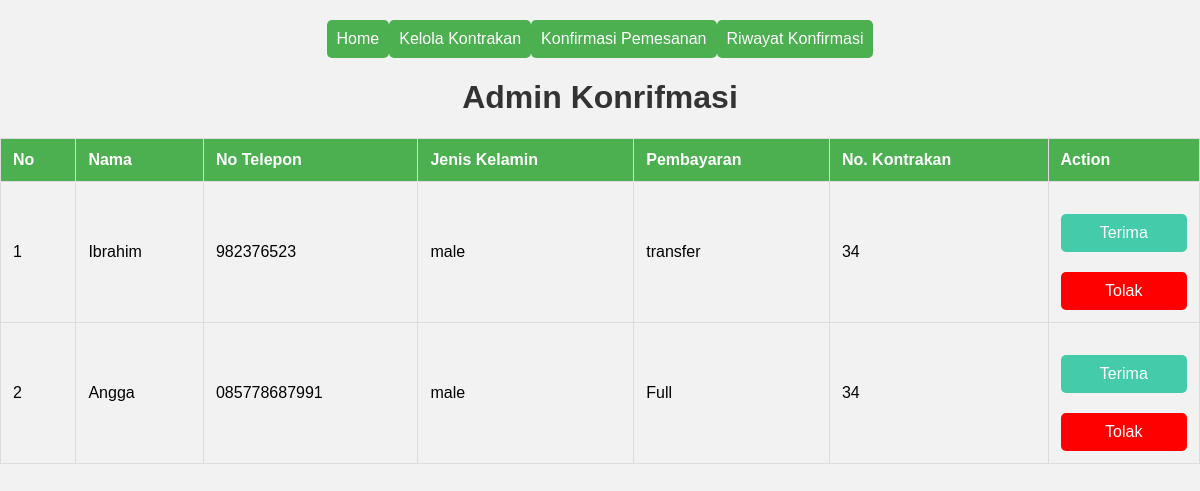
Screenshot of /dashboard.php (signed in) with the database file from the repository.
### tables this page shows
CREATE TABLE `pemesanan` (
  `id_pesanan` int(11) NOT NULL,
  `nama` text NOT NULL,
  `no_tlp` varchar(255) NOT NULL,
  `jk` varchar(10) NOT NULL,
  `id_bayar` int(11) NOT NULL,
  `status` varchar(255) NOT NULL DEFAULT 'belum',
  `no_kontrakan` int(11) NOT NULL,
  `gambar` text NOT NULL
);

CREATE TABLE `pembayaran` (
  `id_pembayaran` int(11) NOT NULL,
  `metode_bayar` varchar(255) NOT NULL
);

CREATE TABLE `kontrakan` (
  `no_kontrakan` int(11) NOT NULL,
  `tipe` varchar(255) NOT NULL,
  `harga` int(11) NOT NULL,
  `deskripsi` text DEFAULT NULL,
  `status` varchar(255) NOT NULL DEFAULT 'tersedia',
  `gambar` text DEFAULT NULL
);

### function.php (called while the page is built)
<?php
$koneksi = mysqli_connect("localhost", "root", "", "loginkontrakan");
function query($query)
{
    global $koneksi;
    $result = mysqli_query($koneksi, $query);
    $rows = [];
    while ($row = mysqli_fetch_array($result)) {
        $rows[] = $row;
    }
    return $rows;
}

### dashboard.php (the view, shortened to what this page needs)
<!DOCTYPE html>
<html lang="en">
<head>
</head>
<?php
require 'function.php';
$pesanan = query("SELECT pemesanan.*, pembayaran.*, kontrakan.*
                FROM pemesanan LEFT JOIN pembayaran ON pemesanan.id_bayar = pembayaran.id_pembayaran
                LEFT JOIN kontrakan ON pemesanan.no_kontrakan = kontrakan.no_kontrakan
                WHERE pemesanan.status = 'belum'");
$i = 1
?>
<body>
    <div class="navbar" id="myNavbar">
        <a href="homeadmin.php" class="active">Home</a>
        <a href="tambah_kontrakan.php">Kelola Kontrakan</a>
        <a href="dashboard.php">Konfirmasi Pemesanan</a>
        <a href="dashboard_sudah.php">Riwayat Konfirmasi</a>
    </div>
    <h1> Admin Konrifmasi </h1>
    <table border="1px" cellspacing="0">
        <thead>
            <th>No</th>
            <th>Nama</th>
            <th>No Telepon</th>
            <th>Jenis Kelamin</th>
            <th>Pembayaran</th>
            <th>No. Kontrakan</th>
            <th>Action</th>
        </thead>
        <tbody class="button">
            <?php foreach ($pesanan as $value) { ?>
                <tr>
                    <td align="right"><?= $i++ ?></td>
                    <td><?= $value['nama'] ?></td>
                    <td><?= $value['no_tlp'] ?></td>
                    <td><?= $value['jk'] ?></td>
                    <td><?= $value['metode_bayar'] ?></td>
                    <td align="right"><?= $value['no_kontrakan'] ?></td>
                    <td align="center">
                        <div class="terima">
                            <a href="?terima= <?= $value['id_pesanan'] ?>">Terima</a>
                        </div>
                        <a href="?tolak= <?= $value['id_pesanan'] ?>" onclick="return konfirmasi(); ">Tolak</a>
                    </td>
                </tr>
            <?php } ?>
        </tbody>
    </table>
</body>
</html>

### dashboard.php (style rules this page uses)
body { font-family: "Arial", sans-serif; background-color: #f2f2f2; margin: 0; padding: 0; }
.navbar { display: flex; justify-content: center; align-items: center; background-color: #f2f2f2; overflow: hidden; }
.navbar a.active { background-color: #4caf50; color: white; }
h1 { color: #333; text-align: center; }
table { width: 100%; border-collapse: collapse; margin-top: 20px; }
table, th, td { border: 1px solid #ddd; }
th, td { padding: 12px; text-align: left; }
th { background-color: #4caf50; color: white; }
tbody tr:nth-child(even) { background-color: #f2f2f2; }
.navbar a { display: block; text-align: center; padding: 10px; margin-top: 20px; background-color: #4caf50; color: white; text-decoration: none; border-radius: 5px; }
.button .terima a { display: block; text-align: center; padding: 10px; margin-top: 20px; background-color: #4caf; color: white; text-decoration: none; border-radius: 5px; }
.button a { display: block; text-align: center; padding: 10px; margin-top: 20px; background-color: #ff0000; color: white; text-decoration: none; border-radius: 5px; }

### rows the page displays
pemesanan: nama "Ibrahim", no_tlp "982376523", jk "male", id_bayar.metode_bayar "transfer", no_kontrakan.no_kontrakan "34"
pemesanan: nama "Angga", no_tlp "085778687991", jk "male", id_bayar.metode_bayar "Full", no_kontrakan.no_kontrakan "34"
